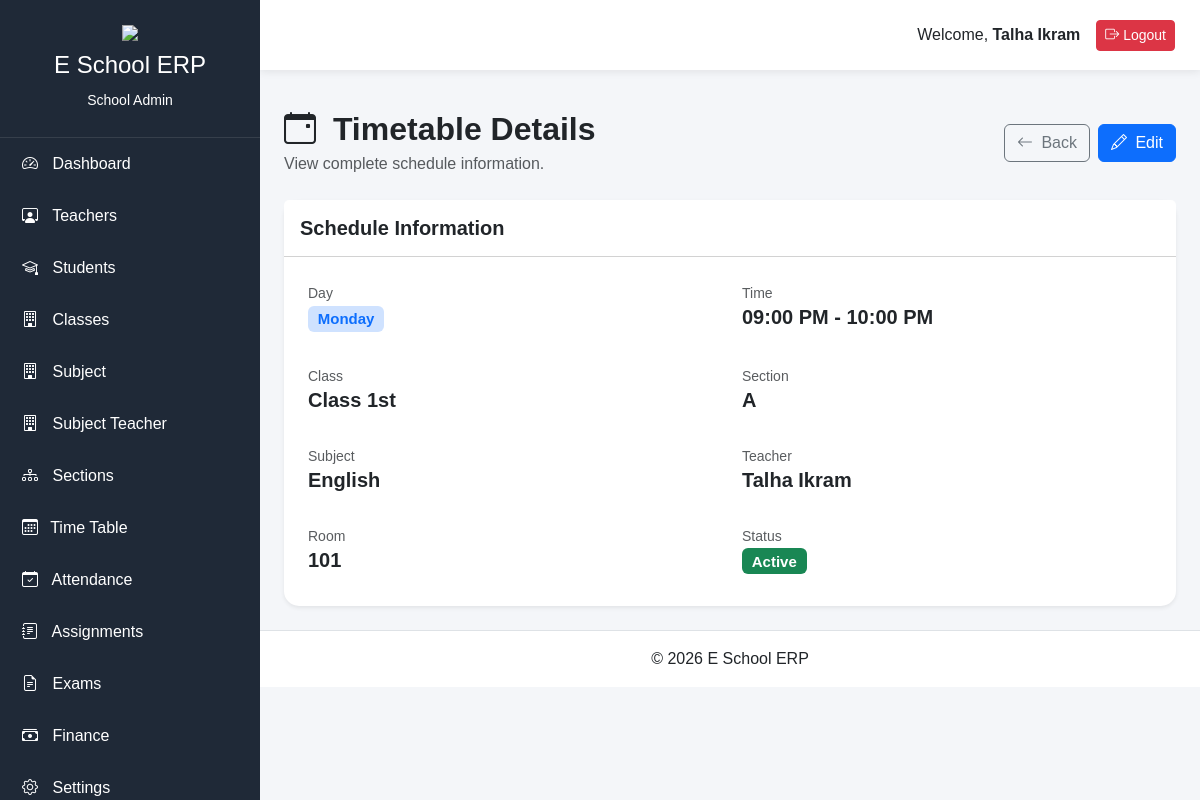
/school-admin/timetable/2 (signed in), run on the app's committed database.
### app/models/user.py (models this page shows, shortened)
class User(UserMixin, db.Model):
    __tablename__ = "users"
    id = db.Column(db.Integer, primary_key=True)
    full_name = db.Column(db.String(100), nullable=False)
    role_id = db.Column(db.Integer,db.ForeignKey("roles.id"),nullable=False)
    role = db.relationship("Role",back_populates="users")
    school = db.relationship("School",back_populates="users")
    student=db.relationship("Student",back_populates="user",uselist=False,cascade="all, delete-orphan")
    teacher=db.relationship("Teacher",back_populates="user",uselist=False,cascade="all, delete-orphan")
    parent= db.relationship("Parent",back_populates="user",uselist=False,cascade="all, delete-orphan")
    school_admin = db.relationship("SchoolAdmin",back_populates="user",uselist=False,cascade="all, delete-orphan")
    school_id = db.Column(db.Integer,db.ForeignKey("schools.id"),nullable=True)
    username = db.Column(db.String(50),unique=True,nullable=False)
    email = db.Column(db.String(120),unique=True,nullable=False)
    password_hash = db.Column(db.String(255),nullable=False)
    is_active = db.Column(db.Boolean,default=True)
    is_verified = db.Column(db.Boolean,default=False)
    last_login = db.Column(db.DateTime,nullable=True)
    created_at = db.Column(db.DateTime,default=datetime.utcnow)
    updated_at = db.Column(db.DateTime,default=datetime.utcnow,onupdate=datetime.utcnow)

### app/models/timetable.py (models this page shows, shortened)
class Timetable(db.Model):
    __tablename__ = "timetables"
    id = db.Column(db.Integer,primary_key=True)
    school_id = db.Column(db.Integer,db.ForeignKey("schools.id"),nullable=False)
    class_id = db.Column(db.Integer,db.ForeignKey("classes.id"),nullable=False)
    section_id = db.Column(db.Integer,db.ForeignKey("sections.id"),nullable=False)
    subject_id = db.Column(db.Integer,db.ForeignKey("subjects.id"),nullable=False)
    teacher_id = db.Column(db.Integer,db.ForeignKey("teachers.id"),nullable=False)
    day_of_week = db.Column(db.String(20),nullable=False)
    start_time = db.Column(db.Time,nullable=False)
    room_number = db.Column(db.String(20),nullable=True)
    end_time = db.Column(db.Time,nullable=False)
    room_number = db.Column(db.String(20),nullable=True)
    academic_year = db.Column(db.String(20),nullable=False)
    is_active = db.Column(db.Boolean,default=True)
    created_at = db.Column(db.DateTime,default=datetime.utcnow)
    updated_at = db.Column(db.DateTime,default=datetime.utcnow,onupdate=datetime.utcnow)
    school = db.relationship("School",back_populates ="timetables")
    class_room = db.relationship("Class",back_populates ="timetables")
    section = db.relationship("Section",back_populates ="timetables")
    subject = db.relationship("Subject",back_populates ="timetables")
    teacher = db.relationship("Teacher",back_populates ="timetables")
    __table_args__ = (db.UniqueConstraint("class_id","section_id","day_of_week","start_time",name="uq_class_timetable"),)

### app/models/class_model.py (models this page shows, shortened)
class Class(db.Model):
    __tablename__ = "classes"
    id = db.Column(db.Integer, primary_key=True)
    school_id = db.Column(db.Integer,db.ForeignKey("schools.id"),nullable=False)
    class_name = db.Column(db.String(100),nullable=False)
    class_code = db.Column(db.String(20),nullable=False)
    description = db.Column(db.Text,nullable=True)
    class_teacher_id = db.Column(db.Integer,db.ForeignKey("teachers.id"),nullable=True)
    is_active = db.Column(db.Boolean,default=True)
    created_at = db.Column(db.DateTime,default=datetime.utcnow)
    updated_at = db.Column(db.DateTime,default=datetime.utcnow,onupdate=datetime.utcnow)
    teacher_subjects = db.relationship("TeacherSubject", back_populates = "classroom", cascade= "all, delete-orphan",lazy= True)
    sections = db.relationship("Section",back_populates= "class_room",cascade="all, delete-orphan")
    students = db.relationship("Student", back_populates= "class_room")
    results=   db.relationship("Result", back_populates= "class_room")
    exams = db.relationship("Exam", back_populates= "class_room",cascade="all, delete-orphan")
    timetables = db.relationship("Timetable",back_populates= "class_room",cascade="all, delete-orphan")
    assignments = db.relationship("Assignment",back_populates= "class_room",cascade="all, delete-orphan")
    fee_structures = db.relationship("FeeStructure",back_populates= "class_room",cascade="all, delete-orphan")
    class_teacher = db.relationship("Teacher",foreign_keys=[class_teacher_id],back_populates="managed_class", uselist=False )
    school = db.relationship("School",back_populates="classes")

### app/models/section.py (models this page shows, shortened)
class Section(db.Model):
    __tablename__ = "sections"
    id = db.Column(db.Integer, primary_key=True)
    school_id = db.Column(db.Integer,db.ForeignKey("schools.id"),nullable=False)
    class_id = db.Column(db.Integer,db.ForeignKey("classes.id"),nullable=False)
    section_name = db.Column(db.String(20),nullable=False)
    section_code = db.Column(db.String(20),nullable=False)
    description = db.Column(db.Text,nullable=True)
    is_active = db.Column(db.Boolean,default=True)
    created_at = db.Column(db.DateTime,default=datetime.utcnow)
    updated_at = db.Column(db.DateTime,default=datetime.utcnow,onupdate=datetime.utcnow)
    school = db.relationship("School",back_populates="sections")
    class_room = db.relationship("Class",back_populates="sections")
    exams = db.relationship("Exam",back_populates="sections")
    timetables = db.relationship("Timetable",back_populates="section",cascade="all, delete-orphan")
    assignments = db.relationship("Assignment",back_populates="sections",cascade="all, delete-orphan")
    teacher_subjects = db.relationship("TeacherSubject", back_populates = "section", cascade="all, delete-orphan")
    students = db.relationship("Student",back_populates="section",cascade="all, delete-orphan")
    results = db.relationship("Result",back_populates="section",cascade="all, delete-orphan")

### app/models/subject.py (models this page shows, shortened)
class Subject(db.Model):
    __tablename__ = "subjects"
    id = db.Column(db.Integer, primary_key=True)
    school = db.relationship("School",back_populates="subjects")
    exams = db.relationship("Exam", back_populates= "subject", cascade= "all, delete-orphan")
    timetables = db.relationship("Timetable", back_populates = "subject")
    assignments = db.relationship("Assignment", back_populates = "subject")
    results = db.relationship("Result", back_populates = "subject")
    teacher_subjects= db.relationship("TeacherSubject", back_populates = "subject", cascade ="all, delete-orphan",lazy = True)
    school_id = db.Column(db.Integer,db.ForeignKey("schools.id"),nullable=False)
    subject_name = db.Column(db.String(100),nullable=False)
    subject_code = db.Column(db.String(20),unique=True,nullable=False)
    description = db.Column(db.Text,nullable=True)
    credit_hours = db.Column(db.Integer,nullable=True)
    is_active = db.Column(db.Boolean,default=True)
    created_at = db.Column(db.DateTime,default=datetime.utcnow)
    updated_at = db.Column(db.DateTime,default=datetime.utcnow,onupdate=datetime.utcnow)

### app/models/teacher.py (models this page shows, shortened)
class Teacher(db.Model):
    __tablename__ = "teachers"
    id = db.Column(db.Integer, primary_key=True)
    user_id = db.Column(db.Integer, db.ForeignKey("users.id"), unique=True, nullable=False)
    school_id = db.Column(db.Integer, db.ForeignKey("schools.id"), nullable=False)
    employee_number = db.Column(db.String(20), unique=True, nullable=False)
    first_name = db.Column(db.String(100), nullable=False)
    last_name = db.Column(db.String(100), nullable=False)
    email = db.Column(db.String(120), unique=True, nullable=False)
    phone = db.Column(db.String(20), nullable=False)
    gender = db.Column(db.String(20), nullable=False)
    date_of_birth = db.Column(db.Date, nullable=True)
    cnic = db.Column(db.String(20), unique=True, nullable=True)
    address = db.Column(db.String(255), nullable=True)
    emergency_contact = db.Column(db.String(20), nullable=True)
    blood_group = db.Column(db.String(5), nullable=True)
    qualification = db.Column(db.String(150), nullable=True)
    experience = db.Column(db.Integer, nullable=True)
    joining_date = db.Column(db.Date, nullable=True)
    salary = db.Column(db.Numeric(10, 2), nullable=True)
    profile_image = db.Column(db.String(255), nullable=True)
    employment_status = db.Column(
    db.String(20),default="Active")
    notes = db.Column(db.Text, nullable=True)
    is_active = db.Column(db.Boolean, default=True)
    created_at = db.Column(db.DateTime, default=datetime.utcnow)
    updated_at = db.Column(
    db.DateTime,default=datetime.utcnow,onupdate=datetime.utcnow)
    user= db.relationship("User", back_populates= "teacher", uselist= False)
    teacher_subjects = db.relationship("TeacherSubject", back_populates ="teacher", cascade= "all, delete-orphan",lazy= True)
    school = db.relationship("School", back_populates="teacher")
    exams = db.relationship("Exam", back_populates="teacher")
    results = db.relationship("Result", back_populates="teacher")
    attendences = db.relationship("Attendance", back_populates="teacher")
    assignments = db.relationship("Assignment", back_populates="teacher")
    timetables = db.relationship("Timetable", back_populates="teacher")
    managed_class= db.relationship("Class",foreign_keys ="Class.class_teacher_id" ,back_populates= "class_teacher", uselist= False)

### app/blueprints/school_admin/routes.py (the view)
@school_admin.route("/timetable/<int:id>")
@login_required
def timetable_detail(id):
    timetable = Timetable.query.filter_by(
    id=id,
    school_id=current_user.school_id
    ).first_or_404()
    return render_template(
    "school_admin/timetable/timetable_detail.html",
    timetable=timetable
    )

### app/models/user.py (called while the page is built)
@login_manager.user_loader
def load_user(user_id):
    return User.query.get(int(user_id))

### app/templates/school_admin/timetable/timetable_detail.html (shortened to what this page needs)
{% extends "school_admin/base.html" %}
{% block content %}
<div class="container-fluid">
<div class="d-flex flex-wrap justify-content-between align-items-center mb-4">
<div>
<h2 class="fw-bold mb-1">
<i class="bi bi-calendar-event me-2"></i>
Timetable Details
</h2>
<p class="text-muted mb-0">
View complete schedule information.
</p>
</div>
<div class="d-flex gap-2">
<a href="{{ url_for('school_admin.manage_timetable') }}"
class="btn btn-outline-secondary">
<i class="bi bi-arrow-left me-1"></i>
Back
</a>
<a href="{{ url_for(
'school_admin.edit_timetable',
id=timetable.id
) }}"
class="btn btn-primary">
<i class="bi bi-pencil me-1"></i>
Edit
</a>
</div>
</div>
<div class="card border-0 shadow-sm">
<div class="card-header bg-white py-3">
<h5 class="mb-0 fw-semibold">
Schedule Information
</h5>
</div>
<div class="card-body p-4">
<div class="row g-4">
<div class="col-md-6">
<label class="text-muted small">
Day
</label>
<h5 class="fw-semibold">
<span class="badge bg-primary-subtle text-primary">
{{ timetable.day_of_week }}
</span>
</h5>
</div>
<div class="col-md-6">
<label class="text-muted small">
Time
</label>
<h5 class="fw-semibold">
{{ timetable.start_time.strftime('%I:%M %p') }}
-
{{ timetable.end_time.strftime('%I:%M %p') }}
</h5>
</div>
<div class="col-md-6">
<label class="text-muted small">
Class
</label>
<h5 class="fw-semibold">
{% if timetable.class_room %}
{{ timetable.class_room.class_name }}
{% else %}
<span class="text-muted">
Not Assigned
</span>
{% endif %}
</h5>
</div>
<div class="col-md-6">
<label class="text-muted small">
Section
</label>
<h5 class="fw-semibold">
{% if timetable.section %}
{{ timetable.section.section_name }}
{% else %}
<span class="text-muted">
Not Assigned
</span>
{% endif %}
</h5>
</div>
<div class="col-md-6">
<label class="text-muted small">
Subject
</label>
<h5 class="fw-semibold">
{% if timetable.subject %}
{{ timetable.subject.subject_name }}
{% else %}
<span class="text-muted">
Not Assigned
</span>
{% endif %}
</h5>
</div>
<div class="col-md-6">
<label class="text-muted small">
Teacher
</label>
<h5 class="fw-semibold">
{% if timetable.teacher %}
{{ timetable.teacher.first_name }}
{{ timetable.teacher.last_name }}
{% else %}
<span class="text-muted">
Not Assigned
</span>
{% endif %}
</h5>
</div>
<div class="col-md-6">
<label class="text-muted small">
Room
</label>
<h5 class="fw-semibold">
{{ timetable.room_number or "Not provided" }}
</h5>
</div>
<div class="col-md-6">
<label class="text-muted small">
Status
</label>
<h5>
{% if timetable.is_active %}
<span class="badge bg-success">
Active
</span>
{% else %}
<span class="badge bg-secondary">
Inactive
</span>
{% endif %}
</h5>
</div>
</div>
</div>
</div>
</div>
{% endblock %}

### app/templates/school_admin/base.html (shortened to what this page needs)
<!DOCTYPE html>
<html lang="en">
<head>
<link href="https://cdn.jsdelivr.net/npm/bootstrap@5.3.3/dist/css/bootstrap.min.css" rel="stylesheet">
<link rel="stylesheet"
href="https://cdn.jsdelivr.net/npm/bootstrap-icons@1.11.3/font/bootstrap-icons.min.css">
<link rel="stylesheet"
href="{{ url_for('static', filename='css/style.css') }}">
</head>
<body>
<div class="wrapper">
<aside class="sidebar" id="sidebar">
<div class="sidebar-header">
<img src="{{ url_for('static', filename='images/logo.png') }}"
class="logo">
<h4>E School ERP</h4>
<small>School Admin</small>
</div>
<ul class="sidebar-menu">
<li>
<a href="{{ url_for('school_admin.dashboard') }}">
<i class="bi bi-speedometer2"></i>
Dashboard
</a>
</li>
<li>
<a href="{{ url_for('school_admin.manage_teachers') }}">
<i class="bi bi-person-workspace"></i>
Teachers
</a>
</li>
<li>
<a href="{{ url_for('school_admin.manage_students') }}">
<i class="bi bi-mortarboard"></i>
Students
</a>
</li>
<li>
<a href="{{ url_for('school_admin.manage_classes') }}">
<i class="bi bi-building"></i>
Classes
</a>
</li>
<li>
    <a href="{{ url_for('school_admin.manage_subjects') }}">
    <i class="bi bi-building"></i>
    Subject
    </a>
    </li>
<li>
    <a href="{{ url_for('school_admin.manage_teacher_subjects') }}">
    <i class="bi bi-building"></i>
    Subject Teacher
    </a>
    </li>
<li>
<a href="{{ url_for('school_admin.manage_sections') }}">
<i class="bi bi-diagram-3"></i>
Sections
</a>
</li>
<li>
<a href="{{ url_for('school_admin.manage_timetable') }}">
<i class="bi bi-calendar3 me-2"></i>
Time Table
</a>
</li>
<li>
<a href="#">
<i class="bi bi-calendar-check"></i>
Attendance
</a>
</li>
<li>
<a href="#">
<i class="bi bi-journal-text"></i>
Assignments
</a>
</li>
<li>
<a href="#">
<i class="bi bi-file-earmark-text"></i>
Exams
</a>
</li>
<li>
<a href="#">
<i class="bi bi-cash-stack"></i>
Finance
</a>
</li>
<li>
<a href="#">
<i class="bi bi-gear"></i>
Settings
</a>
</li>
</ul>
</aside>
<div class="main-content">
<nav class="top-navbar">
<div class="ms-auto d-flex align-items-center">
<span class="me-3">
Welcome,
<strong>{{ current_user.full_name }}</strong>
</span>
<a href="{{ url_for('auth.logout') }}"
class="btn btn-danger btn-sm">
<i class="bi bi-box-arrow-right"></i>
Logout
</a>
</div>
</nav>
<main class="container-fluid py-4">
{% block content %}
{% endblock %}
</main>
<footer class="text-center py-3 border-top">
© 2026 E School ERP
</footer>
</div>
</div>
</body>
</html>

### app/static/css/style.css (style rules this page uses)
body { margin:0; background:#f4f6f9; font-family:Arial,sans-serif; }
.wrapper { display:flex; }
.sidebar { width:260px; background:#1f2937; color:white; min-height:100vh; position:fixed; left:0; top:0; overflow-y:auto; }
.sidebar-header { text-align:center; padding:25px; border-bottom:1px solid rgba(255,255,255,.1); }
.logo { width:70px; margin-bottom:10px; }
.sidebar-menu { list-style:none; padding:0; margin:0; }
.sidebar-menu li a { display:block; padding:14px 22px; color:white; text-decoration:none; transition:.3s; }
.sidebar-menu i { margin-right:10px; }
.main-content { margin-left:260px; width:100%; }
.top-navbar { background:white; height:70px; display:flex; align-items:center; padding:0 25px; box-shadow:0 2px 8px rgba(0,0,0,.08); }
.card { border:none; border-radius:15px; }
footer { background:white; }

### data on the page
User: full_name "Talha Ikram"
Timetable: day_of_week "Monday", start_time "09:00 PM", end_time "10:00 PM", room_number "101"
Class: class_room.class_name "Class 1st"
Section: section.section_name "A"
Subject: subject.subject_name "English"
Teacher: teacher.first_name "Talha", teacher.last_name "Ikram"
